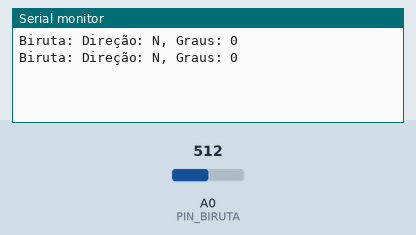
This sketch was run on a simulated Arduino Uno, built with avr-gcc and run on an emulated ATmega328P. Shown: the last lines printed to the serial monitor. Inputs (shaded band) come from the test bench; at power-on: A0 (PIN_BIRUTA) = 512.

Above: at 2.8 s.
2.9 s: A0 (PIN_BIRUTA) set to 270
At 4.9 s:
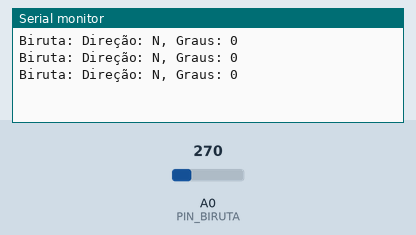
5.6 s: A0 (PIN_BIRUTA) set to 239
At 6.5 s:
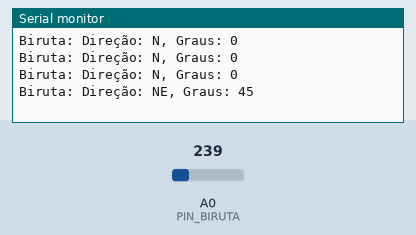
9.5 s: A0 (PIN_BIRUTA) set to 166
At 10.8 s:
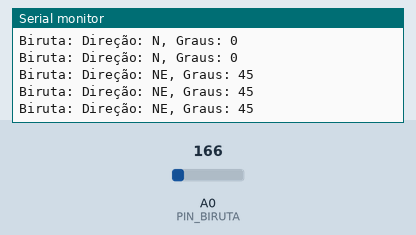
12.2 s: A0 (PIN_BIRUTA) set to 139
At 15.1 s:
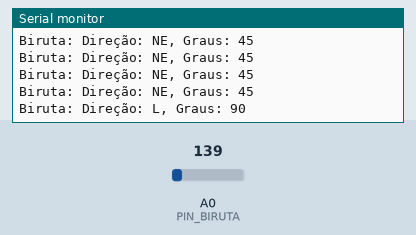
17.5 s: A0 (PIN_BIRUTA) set to 125
At 19.4 s:
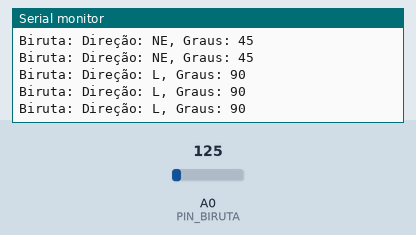
20.2 s: A0 (PIN_BIRUTA) set to 111
At 22.4 s:
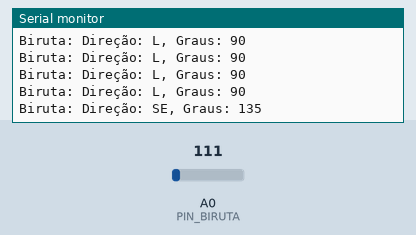

Measured:
- the behaviour switches between 256 and 255 on A0 (PIN_BIRUTA) (found by bisection; images 1 and 2)
- the behaviour switches between 154 and 153 on A0 (PIN_BIRUTA) (found by bisection; images 3 and 4)
- the behaviour switches between 117 and 116 on A0 (PIN_BIRUTA) (found by bisection; images 5 and 6)
- after the input at 5.6 s, the serial monitor: prints a new line after 0.40 s (image 2)
- after the input at 12.2 s, the serial monitor: prints a new line after 1.8 s (image 4)
- after the input at 20.2 s, the serial monitor: prints a new line after 1.8 s (image 6)

The sketch:

biruta.ino
```cpp
/*
  Autor: Patrick Carriello
  Projeto: Projeto Jarvis
  Detalhes do projeto: https://www.youtube.com/watch?v=L3ky2-lCL8s&list=PLDZLfLztiVAkoGCS805bjnNVWhHrbzk_M
*/

// Biruta
#define PIN_BIRUTA A0

int direcaoVentoGraus = 0;
String direcaoVento = "-";

void setup()
{
  Serial.begin(9600);
}

void loop()
{
  float valorBiruta = analogRead(PIN_BIRUTA) * (5.0 / 1023.0);

  if (valorBiruta <= 0.27)
  {
    direcaoVentoGraus = 315;
    direcaoVento = "NO";
  }
  else if (valorBiruta <= 0.32)
  {
    direcaoVentoGraus = 270;
    direcaoVento = "O";
  }
  else if (valorBiruta <= 0.38)
  {
    direcaoVentoGraus = 225;
    direcaoVento = "SO";
  }
  else if (valorBiruta <= 0.45)
  {
    direcaoVentoGraus = 180;
    direcaoVento = "S";
  }
  else if (valorBiruta <= 0.57)
  {
    direcaoVentoGraus = 135;
    direcaoVento = "SE";
  }
  else if (valorBiruta <= 0.75)
  {
    direcaoVentoGraus = 90;
    direcaoVento = "L";
  }
  else if (valorBiruta <= 1.25)
  {
    direcaoVentoGraus = 45;
    direcaoVento = "NE";
  }
  else
  {
    direcaoVentoGraus = 0;
    direcaoVento = "N";
  }

  Serial.print("Biruta: Direção: ");
  Serial.print(direcaoVento);
  Serial.print(", Graus: ");
  Serial.println(direcaoVentoGraus);

  delay(2000);
}
```
